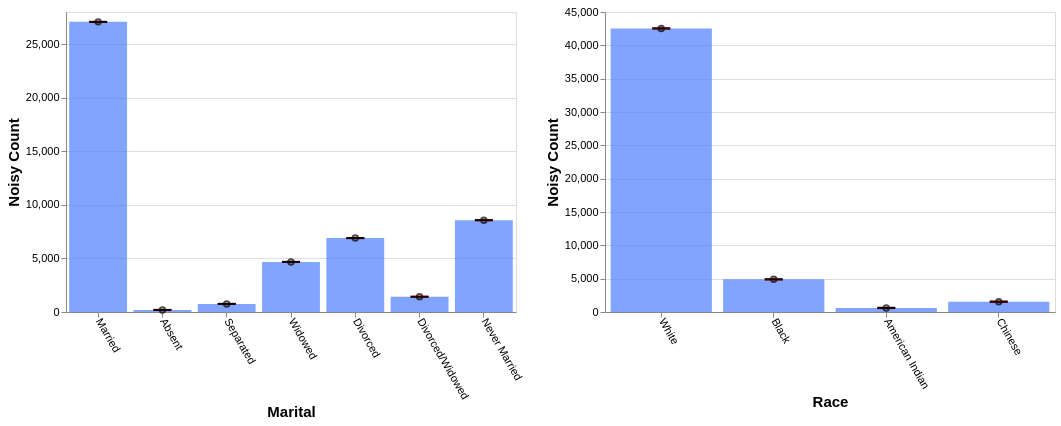

Write a Vega-Lite specification for this figure.
### Vega-Lite specification from a JSON file in a GitHub repository (floating-point values rounded to 4 significant figures)
{"config": {"view": {"continuousWidth": 400, "continuousHeight": 300}, "axis": {"labelFontSize": 11, "titleFontSize": 15}, "axisBottom": {"labelAngle": 60}}, "hconcat": [{"layer": [{"mark": "bar", "encoding": {"color": {"value": "transparent"}, "tooltip": [{"aggregate": "sum", "field": "noisy_count", "title": "noisy count", "type": "quantitative"}, {"aggregate": "sum", "field": "noisy_count_prev", "title": "prev count", "type": "quantitative"}, {"aggregate": "sum", "field": "error", "title": "current error", "type": "quantitative"}, {"aggregate": "sum", "field": "error_prev", "title": "prev error", "type": "quantitative"}], "x": {"field": "marital", "sort": null, "title": "Marital", "type": "ordinal"}}, "height": 300, "selection": {"selector585": {"type": "interval", "encodings": ["x"]}}, "transform": [{"filter": {"selection": "selector586"}}], "width": 450}, {"mark": {"type": "bar", "color": "gray", "opacity": 0}, "encoding": {"x": {"field": "marital", "sort": null, "title": "Marital", "type": "ordinal"}, "y": {"aggregate": "sum", "field": "noisy_count_prev", "type": "quantitative"}}, "transform": [{"filter": {"selection": "selector586"}}]}, {"mark": {"type": "bar", "color": "#4C7FFF", "opacity": 0.7}, "encoding": {"x": {"field": "marital", "sort": null, "title": "Marital", "type": "ordinal"}, "y": {"aggregate": "sum", "field": "noisy_count", "type": "quantitative"}}, "transform": [{"filter": {"selection": "selector586"}}]}, {"mark": {"type": "point", "color": "black", "opacity": 0.7}, "encoding": {"x": {"field": "marital", "sort": null, "title": "Marital", "type": "ordinal"}, "y": {"aggregate": "sum", "field": "noisy_count", "title": "Noisy Count", "type": "quantitative"}}, "transform": [{"filter": {"selection": "selector586"}}]}, {"mark": {"type": "rule", "color": "#B6B6B6", "size": 2, "strokeDash": [3, 3]}, "encoding": {"x": {"field": "marital", "sort": null, "title": "Marital", "type": "ordinal"}, "y": {"aggregate": "sum", "field": "plus_error_prev_marital", "title": "", "type": "quantitative"}, "y2": {"aggregate": "sum", "field": "minus_error_prev_marital", "title": ""}}, "transform": [{"filter": {"selection": "selector586"}}]}, {"mark": {"type": "tick", "color": "#B90000", "size": 0, "strokeDash": [1, 1]}, "encoding": {"x": {"field": "marital", "sort": null, "title": "Marital", "type": "ordinal"}, "y": {"aggregate": "sum", "field": "plus_error_prev_marital", "type": "quantitative"}}, "transform": [{"filter": {"selection": "selector586"}}]}, {"mark": {"type": "tick", "color": "#B90000", "size": 0, "strokeDash": [3, 1]}, "encoding": {"x": {"field": "marital", "sort": null, "title": "Marital", "type": "ordinal"}, "y": {"aggregate": "sum", "field": "minus_error_prev_marital", "type": "quantitative"}}, "transform": [{"filter": {"selection": "selector586"}}]}, {"mark": {"type": "rule", "color": "black", "size": 2}, "encoding": {"x": {"field": "marital", "sort": null, "title": "Marital", "type": "ordinal"}, "y": {"aggregate": "sum", "field": "plus_error", "title": "", "type": "quantitative"}, "y2": {"aggregate": "sum", "field": "minus_error", "title": ""}}, "transform": [{"filter": {"selection": "selector586"}}]}, {"mark": {"type": "tick", "color": "black", "width": 0}, "encoding": {"x": {"field": "marital", "sort": null, "title": "Marital", "type": "ordinal"}, "y": {"aggregate": "sum", "field": "plus_error", "type": "quantitative"}}, "transform": [{"filter": {"selection": "selector586"}}]}, {"mark": {"type": "tick", "color": "black", "width": 0}, "encoding": {"x": {"field": "marital", "sort": null, "title": "Marital", "type": "ordinal"}, "y": {"aggregate": "sum", "field": "minus_error", "type": "quantitative"}}, "transform": [{"filter": {"selection": "selector586"}}]}]}, {"layer": [{"mark": "bar", "encoding": {"color": {"value": "transparent"}, "tooltip": [{"aggregate": "sum", "field": "noisy_count", "title": "noisy count", "type": "quantitative"}, {"aggregate": "sum", "field": "noisy_count_prev", "title": "prev count", "type": "quantitative"}, {"aggregate": "sum", "field": "error", "title": "current error", "type": "quantitative"}, {"aggregate": "sum", "field": "error_prev", "title": "prev error", "type": "quantitative"}], "x": {"field": "race", "sort": null, "title": "Race", "type": "ordinal"}}, "height": 300, "selection": {"selector586": {"type": "interval", "encodings": ["x"]}}, "transform": [{"filter": {"selection": "selector585"}}], "width": 450}, {"mark": {"type": "bar", "color": "gray", "opacity": 0}, "encoding": {"x": {"field": "race", "sort": null, "title": "Race", "type": "ordinal"}, "y": {"aggregate": "sum", "field": "noisy_count_prev", "type": "quantitative"}}, "transform": [{"filter": {"selection": "selector585"}}]}, {"mark": {"type": "bar", "color": "#4C7FFF", "opacity": 0.7}, "encoding": {"x": {"field": "race", "sort": null, "title": "Race", "type": "ordinal"}, "y": {"aggregate": "sum", "field": "noisy_count", "type": "quantitative"}}, "transform": [{"filter": {"selection": "selector585"}}]}, {"mark": {"type": "point", "color": "black", "opacity": 0.7}, "encoding": {"x": {"field": "race", "sort": null, "title": "Race", "type": "ordinal"}, "y": {"aggregate": "sum", "field": "noisy_count", "title": "Noisy Count", "type": "quantitative"}}, "transform": [{"filter": {"selection": "selector585"}}]}, {"mark": {"type": "rule", "color": "#B6B6B6", "size": 2, "strokeDash": [3, 3]}, "encoding": {"x": {"field": "race", "sort": null, "title": "Race", "type": "ordinal"}, "y": {"aggregate": "sum", "field": "plus_error_prev_race", "title": "", "type": "quantitative"}, "y2": {"aggregate": "sum", "field": "minus_error_prev_race", "title": ""}}, "transform": [{"filter": {"selection": "selector585"}}]}, {"mark": {"type": "tick", "color": "#B90000", "size": 0, "strokeDash": [1, 1]}, "encoding": {"x": {"field": "race", "sort": null, "title": "Race", "type": "ordinal"}, "y": {"aggregate": "sum", "field": "plus_error_prev_race", "type": "quantitative"}}, "transform": [{"filter": {"selection": "selector585"}}]}, {"mark": {"type": "tick", "color": "#B90000", "size": 0, "strokeDash": [3, 1]}, "encoding": {"x": {"field": "race", "sort": null, "title": "Race", "type": "ordinal"}, "y": {"aggregate": "sum", "field": "minus_error_prev_race", "type": "quantitative"}}, "transform": [{"filter": {"selection": "selector585"}}]}, {"mark": {"type": "rule", "color": "black", "size": 2}, "encoding": {"x": {"field": "race", "sort": null, "title": "Race", "type": "ordinal"}, "y": {"aggregate": "sum", "field": "plus_error", "title": "", "type": "quantitative"}, "y2": {"aggregate": "sum", "field": "minus_error", "title": ""}}, "transform": [{"filter": {"selection": "selector585"}}]}, {"mark": {"type": "tick", "color": "black", "width": 0}, "encoding": {"x": {"field": "race", "sort": null, "title": "Race", "type": "ordinal"}, "y": {"aggregate": "sum", "field": "plus_error", "type": "quantitative"}}, "transform": [{"filter": {"selection": "selector585"}}]}, {"mark": {"type": "tick", "color": "black", "width": 0}, "encoding": {"x": {"field": "race", "sort": null, "title": "Race", "type": "ordinal"}, "y": {"aggregate": "sum", "field": "minus_error", "type": "quantitative"}}, "transform": [{"filter": {"selection": "selector585"}}]}]}], "data": {"name": "data-70beed105369b5caa56e61ccc862389d"}, "$schema": "https://vega.github.io/schema/vega-lite/v4.17.0.json", "datasets": {"data-70beed105369b5caa56e61ccc862389d": [{"marital": "Married", "race": "White", "noisy_count": 24260.0, "true_count": 24270.0, "plus_error": 24270.0, "minus_error": 24250.0, "error": 9.4, "noisy_count_prev": 24260.0, "true_count_prev": 24270.0, "plus_error_prev": 24270.0, "minus_error_prev": 24250.0, "error_prev": 14.1, "plus_error_prev_marital": 24280.0, "minus_error_prev_marital": 24250.0, "plus_error_prev_race": 24280.0, "minus_error_prev_race": 24250.0}, {"marital": "Married", "race": "Black", "noisy_count": 1676.0, "true_count": 1667.0, "plus_error": 1686.0, "minus_error": 1667.0, "error": 9.4, "noisy_count_prev": 1675.0, "true_count_prev": 1667.0, "plus_error_prev": 1690.0, "minus_error_prev": 1661.0, "error_prev": 14.1, "plus_error_prev_marital": 1690.0, "minus_error_prev_marital": 1662.0, "plus_error_prev_race": 1689.0, "minus_error_prev_race": 1660.0}, {"marital": "Married", "race": "American Indian", "noisy_count": 268.2, "true_count": 266.0, "plus_error": 277.6, "minus_error": 258.8, "error": 9.4, "noisy_count_prev": 267.0, "true_count_prev": 266.0, "plus_error_prev": 281.1, "minus_error_prev": 252.8, "error_prev": 14.1, "plus_error_prev_marital": 281.9, "minus_error_prev_marital": 253.6, "plus_error_prev_race": 284.7, "minus_error_prev_race": 256.4}, {"marital": "Married", "race": "Chinese", "noisy_count": 869.9, "true_count": 863.0, "plus_error": 879.3, "minus_error": 860.5, "error": 9.4, "noisy_count_prev": 872.4, "true_count_prev": 863.0, "plus_error_prev": 886.5, "minus_error_prev": 858.3, "error_prev": 14.1, "plus_error_prev_marital": 887.3, "minus_error_prev_marital": 859.1, "plus_error_prev_race": 888.3, "minus_error_prev_race": 860.1}, {"marital": "Absent", "race": "White", "noisy_count": 94.6, "true_count": 94.0, "plus_error": 104.0, "minus_error": 85.1, "error": 9.4, "noisy_count_prev": 91.4, "true_count_prev": 94.0, "plus_error_prev": 105.5, "minus_error_prev": 77.2, "error_prev": 14.1, "plus_error_prev_marital": 107.3, "minus_error_prev_marital": 79.03, "plus_error_prev_race": 106.8, "minus_error_prev_race": 78.54}, {"marital": "Absent", "race": "Black", "noisy_count": 10.3, "true_count": 16.0, "plus_error": 19.7, "minus_error": 0.8, "error": 9.4, "noisy_count_prev": 8.7, "true_count_prev": 16.0, "plus_error_prev": 22.9, "minus_error_prev": -5.4, "error_prev": 14.1, "plus_error_prev_marital": 24.73, "minus_error_prev_marital": -3.575, "plus_error_prev_race": 22.04, "minus_error_prev_race": -6.257}, {"marital": "Absent", "race": "American Indian", "noisy_count": 26.6, "true_count": 0.0, "plus_error": 36.0, "minus_error": 17.1, "error": 9.4, "noisy_count_prev": 24.6, "true_count_prev": 0.0, "plus_error_prev": 38.7, "minus_error_prev": 10.4, "error_prev": 14.1, "plus_error_prev_marital": 40.53, "minus_error_prev_marital": 12.23, "plus_error_prev_race": 42.26, "minus_error_prev_race": 13.96}, {"marital": "Absent", "race": "Chinese", "noisy_count": 58.5, "true_count": 7.0, "plus_error": 67.9, "minus_error": 49.1, "error": 9.4, "noisy_count_prev": 58.0, "true_count_prev": 7.0, "plus_error_prev": 72.2, "minus_error_prev": 43.9, "error_prev": 14.1, "plus_error_prev_marital": 74.03, "minus_error_prev_marital": 45.73, "plus_error_prev_race": 74.01, "minus_error_prev_race": 45.71}, {"marital": "Separated", "race": "White", "noisy_count": 576.4, "true_count": 567.0, "plus_error": 585.9, "minus_error": 567.0, "error": 9.4, "noisy_count_prev": 572.4, "true_count_prev": 567.0, "plus_error_prev": 586.6, "minus_error_prev": 558.3, "error_prev": 14.1, "plus_error_prev_marital": 588.5, "minus_error_prev_marital": 560.2, "plus_error_prev_race": 587.9, "minus_error_prev_race": 559.6}, {"marital": "Separated", "race": "Black", "noisy_count": 84.8, "true_count": 84.0, "plus_error": 94.2, "minus_error": 75.4, "error": 9.4, "noisy_count_prev": 84.6, "true_count_prev": 84.0, "plus_error_prev": 98.8, "minus_error_prev": 70.5, "error_prev": 14.1, "plus_error_prev_marital": 100.7, "minus_error_prev_marital": 72.43, "plus_error_prev_race": 97.94, "minus_error_prev_race": 69.64}, {"marital": "Separated", "race": "American Indian", "noisy_count": 18.0, "true_count": 13.0, "plus_error": 27.4, "minus_error": 8.6, "error": 9.4, "noisy_count_prev": 19.0, "true_count_prev": 13.0, "plus_error_prev": 33.2, "minus_error_prev": 4.9, "error_prev": 14.1, "plus_error_prev_marital": 35.13, "minus_error_prev_marital": 6.825, "plus_error_prev_race": 36.76, "minus_error_prev_race": 8.457}, {"marital": "Separated", "race": "Chinese", "noisy_count": 76.1, "true_count": 47.0, "plus_error": 85.5, "minus_error": 66.7, "error": 9.4, "noisy_count_prev": 71.6, "true_count_prev": 47.0, "plus_error_prev": 85.7, "minus_error_prev": 57.4, "error_prev": 14.1, "plus_error_prev_marital": 87.63, "minus_error_prev_marital": 59.33, "plus_error_prev_race": 87.51, "minus_error_prev_race": 59.21}, {"marital": "Widowed", "race": "White", "noisy_count": 4056.0, "true_count": 4078.0, "plus_error": 4065.0, "minus_error": 4046.0, "error": 9.4, "noisy_count_prev": 4062.0, "true_count_prev": 4078.0, "plus_error_prev": 4076.0, "minus_error_prev": 4048.0, "error_prev": 14.1, "plus_error_prev_marital": 4076.0, "minus_error_prev_marital": 4047.0, "plus_error_prev_race": 4077.0, "minus_error_prev_race": 4049.0}, {"marital": "Widowed", "race": "Black", "noisy_count": 500.3, "true_count": 543.0, "plus_error": 509.7, "minus_error": 490.8, "error": 9.4, "noisy_count_prev": 511.0, "true_count_prev": 543.0, "plus_error_prev": 525.1, "minus_error_prev": 496.8, "error_prev": 14.1, "plus_error_prev_marital": 524.8, "minus_error_prev_marital": 496.5, "plus_error_prev_race": 524.2, "minus_error_prev_race": 495.9}, {"marital": "Widowed", "race": "American Indian", "noisy_count": 25.6, "true_count": 35.0, "plus_error": 35.1, "minus_error": 16.2, "error": 9.4, "noisy_count_prev": 10.0, "true_count_prev": 35.0, "plus_error_prev": 24.2, "minus_error_prev": -4.1, "error_prev": 14.1, "plus_error_prev_marital": 23.9, "minus_error_prev_marital": -4.4, "plus_error_prev_race": 27.76, "minus_error_prev_race": -0.5429}, {"marital": "Widowed", "race": "Chinese", "noisy_count": 93.1, "true_count": 77.0, "plus_error": 102.5, "minus_error": 83.7, "error": 9.4, "noisy_count_prev": 93.0, "true_count_prev": 77.0, "plus_error_prev": 107.2, "minus_error_prev": 78.9, "error_prev": 14.1, "plus_error_prev_marital": 106.9, "minus_error_prev_marital": 78.6, "plus_error_prev_race": 109.0, "minus_error_prev_race": 80.71}, {"marital": "Divorced", "race": "White", "noisy_count": 5941.0, "true_count": 5901.0, "plus_error": 5950.0, "minus_error": 5932.0, "error": 9.4, "noisy_count_prev": 5929.0, "true_count_prev": 5901.0, "plus_error_prev": 5944.0, "minus_error_prev": 5915.0, "error_prev": 14.1, "plus_error_prev_marital": 5949.0, "minus_error_prev_marital": 5921.0, "plus_error_prev_race": 5945.0, "minus_error_prev_race": 5917.0}, {"marital": "Divorced", "race": "Black", "noisy_count": 763.9, "true_count": 750.0, "plus_error": 773.3, "minus_error": 754.5, "error": 9.4, "noisy_count_prev": 761.7, "true_count_prev": 750.0, "plus_error_prev": 775.9, "minus_error_prev": 747.6, "error_prev": 14.1, "plus_error_prev_marital": 781.8, "minus_error_prev_marital": 753.5, "plus_error_prev_race": 775.0, "minus_error_prev_race": 746.7}, {"marital": "Divorced", "race": "American Indian", "noisy_count": 80.3, "true_count": 94.0, "plus_error": 89.7, "minus_error": 70.9, "error": 9.4, "noisy_count_prev": 74.3, "true_count_prev": 94.0, "plus_error_prev": 88.4, "minus_error_prev": 60.1, "error_prev": 14.1, "plus_error_prev_marital": 94.25, "minus_error_prev_marital": 65.95, "plus_error_prev_race": 91.96, "minus_error_prev_race": 63.66}, {"marital": "Divorced", "race": "Chinese", "noisy_count": 113.9, "true_count": 105.0, "plus_error": 123.4, "minus_error": 104.5, "error": 9.4, "noisy_count_prev": 110.2, "true_count_prev": 105.0, "plus_error_prev": 124.3, "minus_error_prev": 96.0, "error_prev": 14.1, "plus_error_prev_marital": 130.2, "minus_error_prev_marital": 101.9, "plus_error_prev_race": 126.1, "minus_error_prev_race": 97.81}, {"marital": "Divorced/Widowed", "race": "White", "noisy_count": 1012.0, "true_count": 1005.0, "plus_error": 1021.0, "minus_error": 1002.0, "error": 9.4, "noisy_count_prev": 1012.0, "true_count_prev": 1005.0, "plus_error_prev": 1026.0, "minus_error_prev": 997.7, "error_prev": 14.1, "plus_error_prev_marital": 1027.0, "minus_error_prev_marital": 998.4, "plus_error_prev_race": 1027.0, "minus_error_prev_race": 999.0}, {"marital": "Divorced/Widowed", "race": "Black", "noisy_count": 325.8, "true_count": 344.0, "plus_error": 335.2, "minus_error": 316.4, "error": 9.4, "noisy_count_prev": 329.2, "true_count_prev": 344.0, "plus_error_prev": 343.3, "minus_error_prev": 315.1, "error_prev": 14.1, "plus_error_prev_marital": 344.0, "minus_error_prev_marital": 315.8, "plus_error_prev_race": 342.4, "minus_error_prev_race": 314.2}, {"marital": "Divorced/Widowed", "race": "American Indian", "noisy_count": 56.1, "true_count": 21.0, "plus_error": 65.5, "minus_error": 46.7, "error": 9.4, "noisy_count_prev": 51.6, "true_count_prev": 21.0, "plus_error_prev": 65.8, "minus_error_prev": 37.5, "error_prev": 14.1, "plus_error_prev_marital": 66.48, "minus_error_prev_marital": 38.18, "plus_error_prev_race": 69.36, "minus_error_prev_race": 41.06}, {"marital": "Divorced/Widowed", "race": "Chinese", "noisy_count": 30.6, "true_count": 33.0, "plus_error": 40.0, "minus_error": 21.1, "error": 9.4, "noisy_count_prev": 28.9, "true_count_prev": 33.0, "plus_error_prev": 43.0, "minus_error_prev": 14.7, "error_prev": 14.1, "plus_error_prev_marital": 43.68, "minus_error_prev_marital": 15.38, "plus_error_prev_race": 44.81, "minus_error_prev_race": 16.51}, {"marital": "Never Married", "race": "White", "noisy_count": 6590.0, "true_count": 6590.0, "plus_error": 6600.0, "minus_error": 6581.0, "error": 9.4, "noisy_count_prev": 6597.0, "true_count_prev": 6590.0, "plus_error_prev": 6611.0, "minus_error_prev": 6583.0, "error_prev": 14.1, "plus_error_prev_marital": 6611.0, "minus_error_prev_marital": 6582.0, "plus_error_prev_race": 6613.0, "minus_error_prev_race": 6584.0}, {"marital": "Never Married", "race": "Black", "noisy_count": 1535.0, "true_count": 1525.0, "plus_error": 1544.0, "minus_error": 1525.0, "error": 9.4, "noisy_count_prev": 1532.0, "true_count_prev": 1525.0, "plus_error_prev": 1546.0, "minus_error_prev": 1517.0, "error_prev": 14.1, "plus_error_prev_marital": 1545.0, "minus_error_prev_marital": 1517.0, "plus_error_prev_race": 1545.0, "minus_error_prev_race": 1517.0}, {"marital": "Never Married", "race": "American Indian", "noisy_count": 137.0, "true_count": 132.0, "plus_error": 146.4, "minus_error": 127.5, "error": 9.4, "noisy_count_prev": 140.4, "true_count_prev": 132.0, "plus_error_prev": 154.5, "minus_error_prev": 126.2, "error_prev": 14.1, "plus_error_prev_marital": 153.9, "minus_error_prev_marital": 125.6, "plus_error_prev_race": 158.1, "minus_error_prev_race": 129.8}, {"marital": "Never Married", "race": "Chinese", "noisy_count": 303.7, "true_count": 310.0, "plus_error": 313.1, "minus_error": 294.2, "error": 9.4, "noisy_count_prev": 299.0, "true_count_prev": 310.0, "plus_error_prev": 313.1, "minus_error_prev": 284.9, "error_prev": 14.1, "plus_error_prev_marital": 312.5, "minus_error_prev_marital": 284.3, "plus_error_prev_race": 314.9, "minus_error_prev_race": 286.7}]}}
